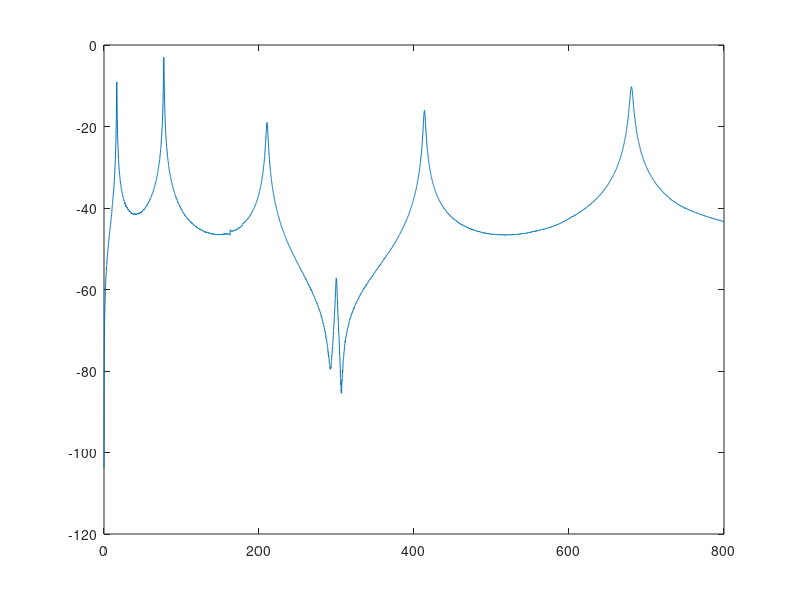

Recreate this plot in MATLAB. (Note: this script raises an error after producing the figure.)
clc
clear
% close all
%%
% Fast Fourrier Transformation parameters
% Baseband
fmax = 800;  % frequency span (Hz)
fs = 2.56*fmax; % Nyquist frequency (Hz)

dt = 1/fs;  % sampling time (sec)

m = 1;                 % number of input
p = 1;                 % number of output  

load('iddata.mat')
freq_vec = act1_1(:,2);

iddata_act1 = (act1_1(:,3)+1i*act1_1(:,4))';
iddata_act2 = (act2_1(:,3)+1i*act2_1(:,4))';
iddata_shaker = (shaker_1(:,3)+1i*shaker_1(:,4))';

% Up to freq(index) Hz 
index = 6401;
freq_vec = freq_vec(1:index,:);
iddata_act1 = iddata_act1(:,1:index);
iddata_act2 = iddata_act2(:,1:index);
iddata_shaker = iddata_shaker(:,1:index);

[M,~] = size(freq_vec); % M-> number of frequency samples

G = zeros(p,m,M);
G(1,1,:) = iddata_act1(1,:);
%% SISO ID
ww=freq_vec*2*pi;
ff=ww/(2*pi);
j=sqrt(-1); 
H_2 = G;
B_Complex=H_2;  %if acceleratoin is measured (FRF system az inja shuru mikonam man)
Gjw=B_Complex;   %if displacement is measured (chon acc andaze giri shode vali man lazem nadaram)
% =========================================================================
% transform continuous data to discrete using bilinear tansfrmation
% !!!!!!!!!!!!!!!! see help bilinear
select_w=1; % chon ferekans payin javabesh bade arc tan dar nazdike sefr javabesh khub nis.
T=5/max(ww);
wwd=2*atan(T*ww(select_w:end)/2);

Gzks=Gjw;
% Gzks(1,1)=500+500j;      % because Gjw(1,1) is inf         
% =========================================================================
m=1;                 % number of input
p=1;                 % number of output   
[MMM,MM,M]=size(Gzks);    % number of data
j=sqrt(-1);
n=16;                % order of system
q=n*5;        % q should be greater than system order (Eq 6)


% ===================== step 1: compute matrix G  =========================
% **************  according to equation (47) or (10) in conf paper*********
% G
for i=1:q
    for k=1:M
    Y_qp_mM(p*(i-1)+1:p*i,m*(k-1)+1:m*k)=exp(1i*(i-1)*wwd(k,1))*squeeze(Gzks(:,:,k));
    end
end

%% ==================== step 1: compute matrix Wm  =========================
% *********************  according to equation (48) ***********************
% Wm
for i=1:q
    for k=1:M
    U_m(p*(i-1)+1:p*i,m*(k-1)+1:m*k)=exp(j*(i-1)*wwd(k,1))*eye(m,m);
    end
end
U_re=[real(U_m),imag(U_m)];
Y_re=[real(Y_qp_mM),imag(Y_qp_mM)];
% ================= step 2: compute QR factorizatin   =====================
% ******* according to equation (62) using lqdecomposition function *******
[Q,R]=qr([U_re' Y_re'],0);
R22=R(end-q+1:end,end-q+1:end);
% ==================== step 3: compute SVD  ===============================
% ******* according to equation (63) using lqdecomposition function *******
[U_hat,S_hat,V_hat] = svd(R22');

%% =================== step 4: detemine system order  ======================
% **** according to equation (64) and estimate of observability matrix ****
U_hat_s=U_hat(:,1:n);

% ================= step 5: detemine A_hat & C_hat  =======================
% ***************** according to equations (65) & (66) ********************
O_hat_upperline=U_hat_s(p+1:end,:);
O_hat_underline=U_hat_s(1:end-p,:);
A_hat=inv(O_hat_underline'*O_hat_underline)*O_hat_underline'*O_hat_upperline;
C_hat=U_hat_s(1:p,:);
% ================= step 6: detemine B_hat & D_hat  =======================
% ********************* according to equation (67) ************************
teta(1:n+1,1)=0;       % the vector contains of B_hat and D_hat coefficient Az least square problem
for i=1:(M)
    C_hattimeinvA_hat(i,:)=C_hat*inv((exp(j*wwd(i,1)))*eye(size(A_hat))-A_hat);
end
zaribD(1:M,1)=1;
B_hat=teta(1:n,1);
D_hat=teta(n+1,1);
jakoobiyan=[C_hattimeinvA_hat zaribD];
jakoobiyan_re=[real(jakoobiyan);imag(jakoobiyan)];
% teta=inv((jakoobiyan_re'*jakoobiyan_re))*((jakoobiyan_re')*[real(Gzks(1:M));imag(Gzks(1:M))]);
teta=inv((jakoobiyan_re'*jakoobiyan_re))*((jakoobiyan_re')*[real(squeeze(Gzks(:,:,1:M)));imag(squeeze(Gzks(:,:,1:M)))]);
B_hat=teta(1:n,1);
D_hat=teta(n+1,1);

% =============== step 7: estimated transfer function  ====================
% ********************* according to equation (68) ************************
G_hat=ss(A_hat,B_hat,C_hat,D_hat,T);
% figure
% bode(G_hat)

% % % % % % % % % % % % % % % % % % % % % %   
sysc=d2c(G_hat,'tustin');
figure
plot(ff(select_w:end),20*log10(abs(squeeze(G))));
hold on
[magG,phaseG,w]=bode(sysc,ff*2*pi);
  for k=1:size(w)
      bb(k,1)=magG(:,:,k);
  end
  plot(w/2/pi,20*log10(bb),'r')
  
%   xlim([0 800])


